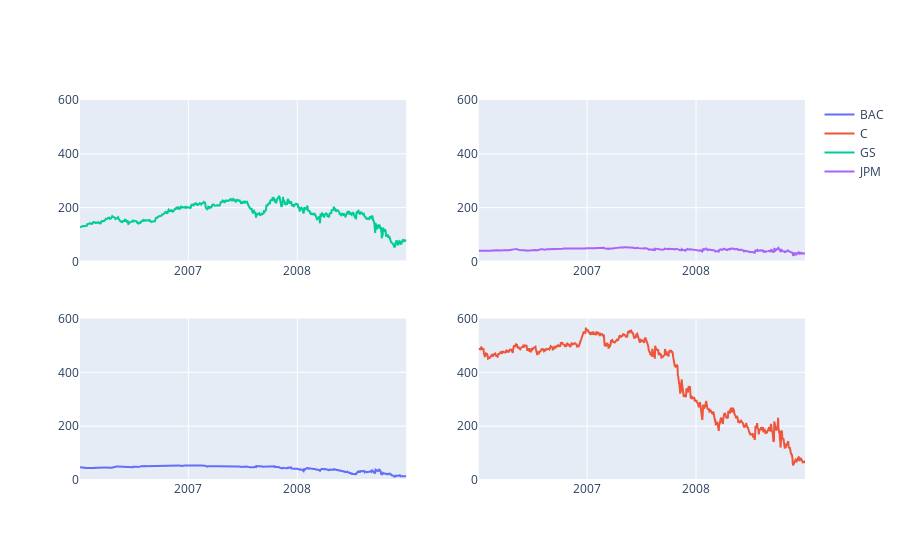

Notebook code cell kept with this figure:
### Markdown cell above
So one option is simply to create subcharts of the data.

### Code cell
import plotly.graph_objects as go
from plotly.subplots import make_subplots

fig = make_subplots(cols=2, rows = 2, start_cell="bottom-left")
fig.add_trace(scatters[0], col = 1, row = 1)
fig.add_trace(scatters[1], col = 2, row = 1)
fig.add_trace(scatters[2], col = 1, row = 2)
fig.add_trace(scatters[3], col = 2, row = 2)

### Figure 1 — Plotly figure (JSON) as saved in the notebook; plotly's stock layout.template omitted (floating-point values rounded to 4 significant figures; data arrays with more than 128 entries replaced by an {"elided": "..."} marker saying what was removed)
{"data": [{"name": "BAC", "type": "scatter", "x": {"elided": "755 str values"}, "xaxis": "x", "y": {"elided": "755 float values"}, "yaxis": "y"}, {"name": "C", "type": "scatter", "x": {"elided": "755 str values"}, "xaxis": "x2", "y": {"elided": "755 float values"}, "yaxis": "y2"}, {"name": "GS", "type": "scatter", "x": {"elided": "755 str values"}, "xaxis": "x3", "y": {"elided": "755 float values"}, "yaxis": "y3"}, {"name": "JPM", "type": "scatter", "x": {"elided": "755 str values"}, "xaxis": "x4", "y": {"elided": "755 float values"}, "yaxis": "y4"}], "layout": {"autosize": true, "xaxis": {"anchor": "y", "autorange": true, "domain": [0, 0.45], "range": ["2006-01-03", "2008-12-31"], "type": "date"}, "xaxis2": {"anchor": "y2", "autorange": true, "domain": [0.55, 1], "range": ["2006-01-03", "2008-12-31"], "type": "date"}, "xaxis3": {"anchor": "y3", "autorange": true, "domain": [0, 0.45], "range": ["2006-01-03", "2008-12-31"], "type": "date"}, "xaxis4": {"anchor": "y4", "autorange": true, "domain": [0.55, 1], "range": ["2006-01-03", "2008-12-31"], "type": "date"}, "yaxis": {"anchor": "x", "domain": [0, 0.425], "range": [0, 600], "type": "linear"}, "yaxis2": {"anchor": "x2", "domain": [0, 0.425], "range": [0, 600], "type": "linear"}, "yaxis3": {"anchor": "x3", "domain": [0.575, 1], "range": [0, 600], "type": "linear"}, "yaxis4": {"anchor": "x4", "domain": [0.575, 1], "range": [0, 600], "type": "linear"}}}
